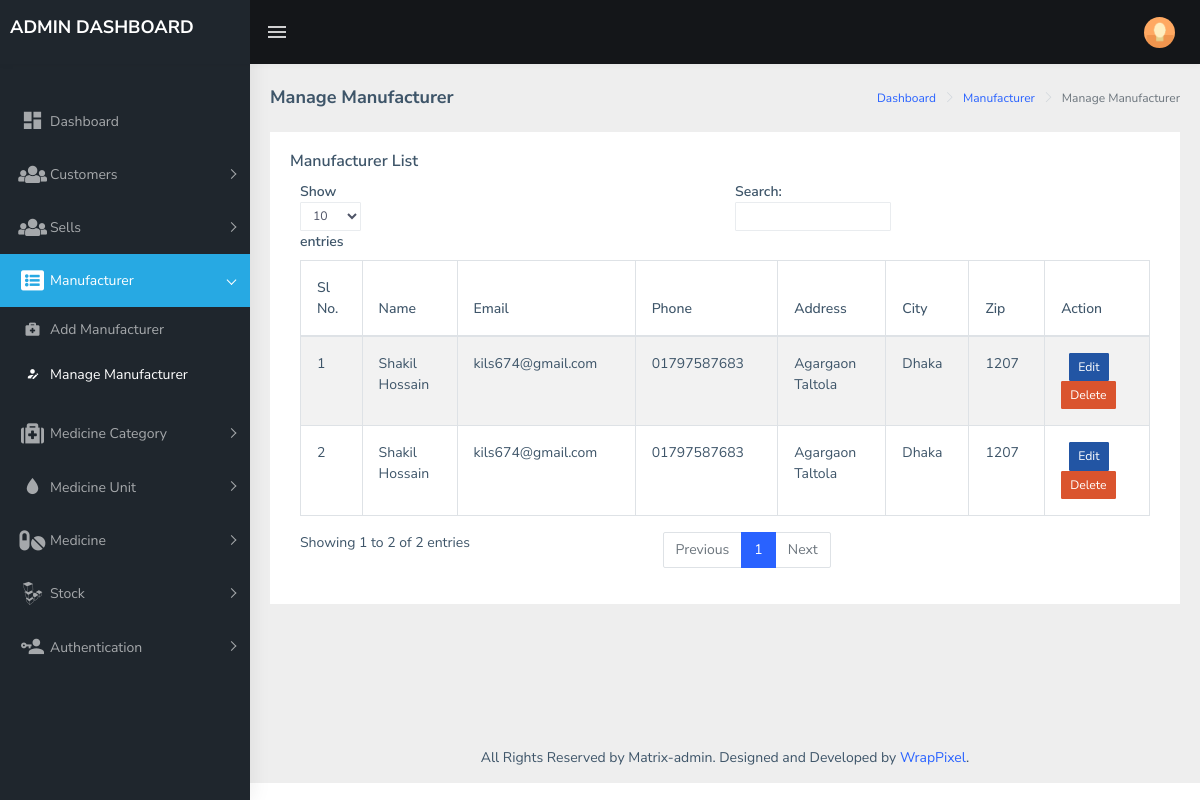
Screenshot of /manufacturer_manage.php (signed in) with the database file from the repository.
### tables this page shows
CREATE TABLE `manufacturers` (
  `id` int(11) NOT NULL,
  `name` varchar(25) NOT NULL,
  `email` varchar(25) NOT NULL,
  `mobile` varchar(12) NOT NULL,
  `address` text NOT NULL,
  `city` varchar(25) NOT NULL,
  `zip` int(5) NOT NULL
);

### pages/manufacturer/manage_manufacturer.php (the view)
<div class="row">
    <div class="col-12">
        <div class="card">
            <div class="card-body">
                <h5 class="card-title">Manufacturer List</h5>
                    <div class="table-responsive">
                        <table id="zero_config" class="table table-striped table-bordered">
                              <thead>
                                    <?php $i=1;?>
                                          <tr>
                                              <th>Sl No.</th>
                                              <th>Name</th>
                                              <th>Email</th>
                                              <th>Phone</th>
                                              <th>Address</th>
                                              <th>City</th>
                                              <th>Zip</th>
                                              <th>Action</th>
                                          </tr>
                              </thead>
                        <tbody>
                        <?php while($get=mysqli_fetch_assoc($manage_manufacturer)){?>
                              <tr>
                              <td><?php echo $i++?></td>
                              <td><?php echo $get['name']?></td>
                              <td><?php echo $get['email']?></td>
                              <td><?php echo $get['mobile']?></td>
                              <td><?php echo $get['address']?></td>
                              <td><?php echo $get['city']?></td>
                              <td><?php echo $get['zip']?></td>
                              <td>
<a href="manufacturer_update.php?update&&id=<?php echo $get['id']?>" class="btn btn-info ml-2 btn-sm">Edit</a>
<a href="?delete=true&&id=<?php echo $get['id']?>" onclick="return confirm('Are Your Sure to Delete!!!')" class="btn btn-danger btn-sm">Delete</a>
                                                  </td>
                                              </tr> <?php }?>
                                      </tbody>
                              </table>
                        </div>
                  </div>
            </div>
      </div>
</div>

### rows the page displays
manufacturers: name "Shakil Hossain", email "kils674@gmail.com", mobile "01797587683", address "Agargaon Taltola", city "Dhaka", zip "1207"
manufacturers: name "Shakil Hossain", email "kils674@gmail.com", mobile "01797587683", address "Agargaon Taltola", city "Dhaka", zip "1207"
